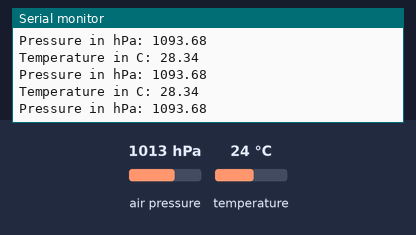
This sketch was run on a simulated Arduino Uno, built with avr-gcc and run on an emulated ATmega328P. On the bench: the last lines printed to the serial monitor. Wiring (inferred from the names in the program): BMP280 pressure sensor at I2C address 0x76. The test bench sets the inputs (shaded band); at power-on: temperature 24 °C, air pressure 1013 hPa.

Above: at 0.8 s.
0.9 s: temperature set to 41 °C
At 1.4 s:
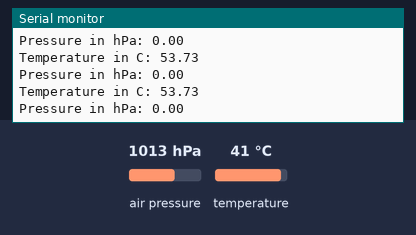
3.9 s: temperature set to 28 °C
At 4.7 s:
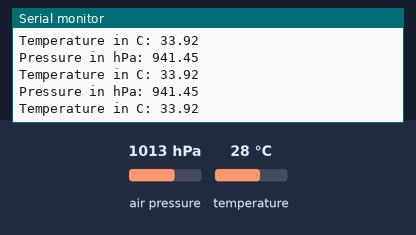
6.9 s: temperature set to 12 °C
At 7.8 s:
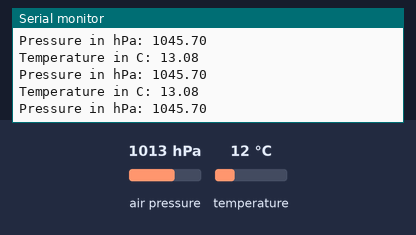
9.9 s: air pressure set to 952 hPa
At 10.4 s:
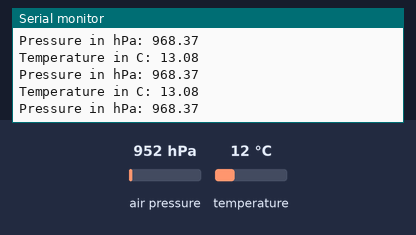
12.9 s: temperature set to 0 °C
At 14.0 s:
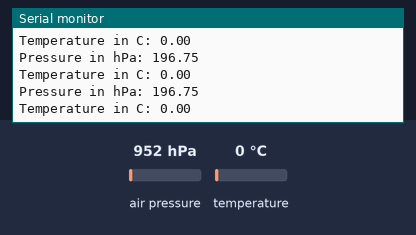
15.9 s: temperature set to 19 °C
At 16.5 s:
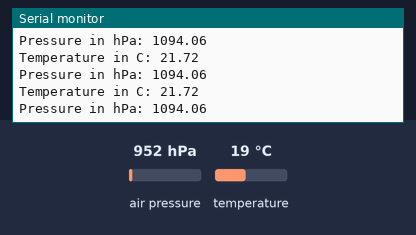
Timing chart, 0 to 18.9 s (numbered marks = the images above; inputs shaded):
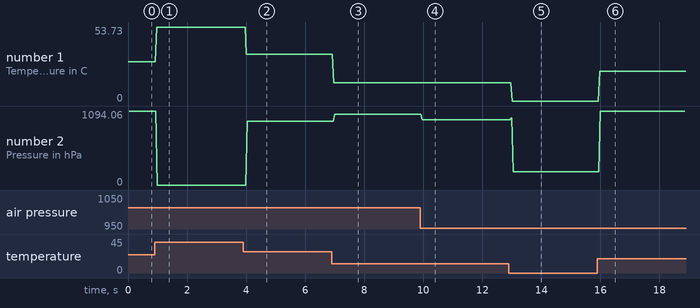

The sketch:

assignment2-bmp280.ino
```cpp
#include "bmp280.hpp"
#include "AvrI2cBus.hpp"
#include "i2c.h"
#include <avr/io.h>

int main(void) {
  Serial.begin(9600);
  i2c_master_init();
  Serial.println("Ok");

  bmp280::platform::AvrI2cBus i2cBus(bmp280::Bmp280::kDefaultAddress);
  bmp280::Bmp280 bmp280(i2cBus);

  bmp280.reset();

  uint8_t myId = bmp280.getId();
  Serial.println(myId, HEX);
  bmp280.config();
  bmp280.getCalibration();

  while(1) {
    uint32_t rawTemp = bmp280.getTemp();
    float temp = bmp280.convertTemp(rawTemp);
    temp /= 100;

    Serial.print("Temperature in C: ");
    Serial.println(temp);

    uint32_t rawPress = bmp280.getPress();
    float press = bmp280.convertPress(rawPress);
    press /= 100;

    Serial.print("Pressure in hPa: ");
    Serial.println(press);
  }
}
```

AvrI2cBus.cpp
```cpp
#include "AvrI2cBus.hpp"

#include "i2c.h"

namespace bmp280::platform {

AvrI2cBus::AvrI2cBus(uint8_t address) : address_(address) {}

bool AvrI2cBus::read(uint8_t reg, uint8_t* data, int len)
{
    // Same two transactions the original code did by hand: set the
    // register pointer, then read `len` bytes from it.
    uint8_t r = reg;
    i2c_write(address_, &r, 1);
    i2c_read(address_, data, static_cast<uint8_t>(len));
    return true; // i2c_write()/i2c_read() have no failure return of their own
}

bool AvrI2cBus::write(uint8_t reg, const uint8_t* data, int len)
{
    // i2c_write() is a single transaction: [start][addr][bytes...][stop].
    // To write a register we need reg + payload in that SAME transaction
    // (that's what the original {bmp280_rst_reg, 0xB6}-style arrays did),
    // so combine them into one buffer before handing it to i2c_write().
    if (len > kMaxWriteLen) {
        return false;
    }

    uint8_t buf[1 + kMaxWriteLen];
    buf[0] = reg;
    for (int i = 0; i < len; ++i) {
        buf[i + 1] = data[i];
    }

    i2c_write(address_, buf, static_cast<uint8_t>(len + 1));
    return true;
}

} // namespace bmp280::platform
```

AvrI2cBus.hpp
```cpp
#pragma once

#include "bus.hpp"
#include <avr/io.h>

namespace bmp280::platform {

/// AVR TWI implementation of Bus, built on i2c.h (Hugo Arends, HAN).
///
/// This is the ONLY file in the whole driver that knows i2c.h exists.
/// Porting bmp280:: to a different MCU means writing one of these against
/// that MCU's I2C driver — nothing under include/bmp280 or src/ changes.
class AvrI2cBus : public bmp280::Bus {
public:
    /// `address` is the 7-bit I2C address (see Bmp280::kDefaultAddress).
    explicit AvrI2cBus(uint8_t address);

    bool read(uint8_t reg, uint8_t* data, int len);
    bool write(uint8_t reg, const uint8_t* data, int len);

private:
    // Largest single register write this driver ever issues (ctrl_meas,
    // reset are both 1 byte). Bump if a future write needs more.
    static constexpr int kMaxWriteLen = 8;

    uint8_t address_;
};

} // namespace bmp280::platform
```

bmp280.cpp
```cpp
#include "bmp280.hpp"
#include <avr/io.h>

namespace bmp280 {

namespace {
constexpr uint8_t kChipIdReg   = 0xD0;
constexpr uint8_t kRstReg      = 0xE0;
constexpr uint8_t kPressReg    = 0xF7;
constexpr uint8_t kCtrlMeasReg = 0xF4;
constexpr uint8_t kTempReg     = 0xFA;
constexpr uint8_t kCalibReg    = 0x88;
} // namespace

uint8_t Bmp280::getId()
{
    uint8_t buf[1];

    // bus_.read() sets the register pointer and reads the chip ID
    // (normally 0x58) in one call.
    bus_.read(kChipIdReg, buf, 1);

    return buf[0];
}

void Bmp280::reset()
{
    const uint8_t value = 0xB6;
    bus_.write(kRstReg, &value, 1);
}

// set to normal mode to ensure continuous data acquisition
void Bmp280::config()
{
    // ctrl_meas: temperature x1, pressure x1, normal mode.
    // Setting only mode (0x03) leaves both oversampling fields at 0 (skipped),
    // so the measurement registers remain at their reset value, 0x80000.
    const uint8_t ctrl_meas = 0b00100111;
    bus_.write(kCtrlMeasReg, &ctrl_meas, 1);
}

uint32_t Bmp280::getPress()
{
    uint8_t buf[3];
    bus_.read(kPressReg, buf, 3);

    // Registers F7..F9 contain a left-aligned 20-bit ADC value.
    return ((uint32_t)buf[0] << 12) |
           ((uint32_t)buf[1] << 4) |
           (buf[2] >> 4);
}

uint32_t Bmp280::getTemp()
{
    uint8_t buf[3];
    bus_.read(kTempReg, buf, 3);

    // Registers FA..FC contain a left-aligned 20-bit ADC value.
    return ((uint32_t)buf[0] << 12) |
           ((uint32_t)buf[1] << 4) |
           (buf[2] >> 4);
}

void Bmp280::getCalibration()
{
    uint8_t buf[24];
    bus_.read(kCalibReg, buf, 24);

    dig_T1 = (uint16_t)(buf[1] << 8 | buf[0]);
    dig_T2 = (uint16_t)(buf[3] << 8 | buf[2]);
    dig_T3 = (uint16_t)(buf[5] << 8 | buf[4]);

    dig_P1 = (uint16_t)(buf[7] << 8 | buf[6]);
    dig_P2 = (int16_t)(buf[9] << 8 | buf[8]);
    dig_P3 = (int16_t)(buf[11] << 8 | buf[10]);
    dig_P4 = (int16_t)(buf[13] << 8 | buf[12]);
    dig_P5 = (int16_t)(buf[15] << 8 | buf[14]);
    dig_P6 = (int16_t)(buf[17] << 8 | buf[16]);
    dig_P7 = (int16_t)(buf[19] << 8 | buf[18]);
    dig_P8 = (int16_t)(buf[21] << 8 | buf[20]);
    dig_P9 = (int16_t)(buf[23] << 8 | buf[22]);
}

int Bmp280::convertTemp(uint32_t adc_T)
{
    int32_t var1, var2;

    var1 = (((int32_t)((adc_T >> 3) - ((int32_t)dig_T1 << 1))) * ((int32_t)dig_T2)) >> 11;
    var2 = (((((int32_t)(adc_T >> 4) - ((int32_t)dig_T1)) *
              ((int32_t)(adc_T >> 4) - ((int32_t)dig_T1))) >> 12) *
            ((int32_t)dig_T3)) >> 14;

    t_fine = var1 + var2;

    return (t_fine * 5 + 128) >> 8;
}

float Bmp280::convertPress(uint32_t adc_p)
{
    double var1, var2;

    var1 = ((double)t_fine / 2.0) - 64000.0;
    var2 = var1 * var1 * ((double)dig_P6) / 32768.0;
    var2 = var2 + var1 * ((double)dig_P5) * 2.0;
    var2 = (var2 / 4.0) + (((double)dig_P4) * 65536.0);
    var1 = (((double)dig_P3) * var1 * var1 / 524288.0 +
            ((double)dig_P2) * var1) / 524288.0;
    var1 = (1.0 + var1 / 32768.0) * ((double)dig_P1);

    if (var1 == 0.0) return 0.0f;  // avoid divide-by-zero

    p_fine = 1048576.0 - (double)adc_p;
    p_fine = (p_fine - (var2 / 4096.0)) * 6250.0 / var1;
    var1 = ((double)dig_P9) * p_fine * p_fine / 2147483648.0;
    var2 = p_fine * ((double)dig_P8) / 32768.0;
    p_fine = p_fine + (var1 + var2 + ((double)dig_P7)) / 16.0;

    return p_fine;
}

} // namespace bmp280
```

bmp280.hpp
```cpp
#pragma once

#include "bus.hpp"
#include <avr/io.h>

namespace bmp280 {

/// C++ driver for the Bosch BMP280 pressure/temperature sensor.
///
/// SRP: this class only configures/reads the sensor and runs the
/// compensation maths. Byte transport lives in Bus, so this file has no
/// idea whether it's talking over AVR TWI, an STM32 HAL, or a mock in a
/// test — porting to a new MCU means writing a new Bus, not touching this.
class Bmp280 {
public:
    /// BMP280 default I2C address (SDO pin tied low). 0x77 if SDO is high.
    static constexpr uint8_t kDefaultAddress = 0x76;

    /// Does not touch hardware; call reset()/config() for that.
    explicit Bmp280(Bus& bus) : bus_(bus) {}

    // Non-copyable: holds a reference back to its bus.
    Bmp280(const Bmp280&)            = delete;
    Bmp280& operator=(const Bmp280&) = delete;

    uint8_t getId();
    void reset();

    // Set to normal mode, temperature x1, pressure x1 (continuous acquisition).
    void config();

    // Returns the uncompensated 20-bit ADC value. Calibration data must be
    // applied separately via convertPress()/convertTemp() (see getCalibration()).
    uint32_t getPress();
    uint32_t getTemp();

    float convertPress(uint32_t adc_p);
    int   convertTemp(uint32_t adc_t);

    void getCalibration();

private:
    Bus& bus_;

    uint16_t dig_T1, dig_T2, dig_T3;
    uint16_t dig_P1, dig_P2, dig_P3, dig_P4, dig_P5, dig_P6, dig_P7, dig_P8, dig_P9;
    uint32_t t_fine, p_fine;
};

} // namespace bmp280
```

bus.hpp
```cpp
#pragma once

#include <avr/io.h>

namespace bmp280 {

/// Minimal byte-transport interface the sensor needs (DIP: the driver
/// depends on this abstraction, never on i2c.h/Wire/HAL directly).
/// Implementations: AvrI2cBus (platform/), anything else you port to later.
class Bus {
public:
    virtual ~Bus() = default;

    /// Read `len` bytes starting at register `reg`. Return true on success.
    virtual bool read(uint8_t reg, uint8_t* data, int len) = 0;

    /// Write `len` bytes starting at register `reg`. Return true on success.
    virtual bool write(uint8_t reg, const uint8_t* data, int len) = 0;
};

} // namespace bmp280
```

i2c.cpp
```cpp
// (licence header left out)
 #include "i2c.h"

 #include <avr/io.h>

// -----------------------------------------------------------------------------
// Local type definitions
// -----------------------------------------------------------------------------

// -----------------------------------------------------------------------------
// Local function prototypes
// -----------------------------------------------------------------------------

// -----------------------------------------------------------------------------
// Local variables
// -----------------------------------------------------------------------------

// -----------------------------------------------------------------------------
// Local function implementation
// -----------------------------------------------------------------------------

/**
 * @brief Initializes the I2C master interface.
 *
 * Configures the SDA and SCL pins as outputs, enables pull-up resistors,
 * and sets the SCL bit rate to 100kHz based on the CPU frequency.
 */
void i2c_master_init(void)
{
  // TWI needs released (input) pins; it drives only the LOW level itself.
  DDRC &= ~((1<<DDC4) | (1<<DDC5));

  // Enable pullups
  PORTC |= (1<<DDC4) | (1<<DDC5);

  // Calculate TWBR value, see datasheet:
  // SCL_frequency = F_CPU / (16 + 2(TWBR) * PrescalerValue)
  //
  // Rewritten:
  // TWBR = ((F_CPU / SCL_frequency) - 16) / (2*PrescalerValue)
  //
  // Use prescaler 1 and set SCL bit rate to 100 kHz.
  TWSR &= ~((1<<TWPS1) | (1<<TWPS0));
  TWBR = ((F_CPU / 100000) - 16) / (2 * 1);
}

/**
 * @brief Writes data to an I2C slave device.
 *
 * Generates a start condition, sends the slave address with write bit,
 * writes the specified number of bytes from the provided buffer, and
 * generates a stop condition.
 *
 * @param dev_address 7-bit I2C slave device address.
 * @param p Pointer to the data buffer to be written.
 * @param len Number of bytes to write.
 */
void i2c_write(const uint8_t dev_address, uint8_t *p, const uint8_t len)
{
  // Generate start condition
  TWCR = (1<<TWEN) | (1<<TWINT) | (1<<TWSTA);
  loop_until_bit_is_set(TWCR, TWINT);

  // Send slave address + W
  TWDR = (dev_address<<1);
  TWCR = (1<<TWEN) | (1<<TWINT);
  loop_until_bit_is_set(TWCR, TWINT);

  // Write the data
  for(uint8_t i=0; i<len; ++i)
  {
    TWDR = p[i];
    TWCR = (1<<TWEN) | (1<<TWINT);
    loop_until_bit_is_set(TWCR, TWINT);
  }

  // Stop condition
  TWCR = (1<<TWEN) | (1<<TWINT) | (1<<TWSTO);
}

/**
 * @brief Reads data from an I2C slave device.
 *
 * Generates a start condition, sends the slave address with read bit,
 * reads the specified number of bytes into the provided buffer, and
 * generates a stop condition.
 *
 * @param dev_address 7-bit I2C slave device address.
 * @param p Pointer to the buffer where read data will be stored.
 * @param len Number of bytes to read.
 */
void i2c_read(const uint8_t dev_address, uint8_t *p, const uint8_t len)
{
  // Generate start condition
  TWCR = (1<<TWEN) | (1<<TWINT) | (1<<TWSTA);
  loop_until_bit_is_set(TWCR, TWINT);

  // Send the slave address + R
  TWDR = (dev_address<<1) | 0x01;
  TWCR = (1<<TWEN) | (1<<TWINT);
  loop_until_bit_is_set(TWCR, TWINT);

  // Read the data
  for(uint8_t i=0; i<len; ++i)
  {
    // ACK every byte except the last one, which must be NACKed.
    TWCR = (1<<TWEN) | (1<<TWINT);
    if (i + 1 < len)
      TWCR |= (1<<TWEA);
    loop_until_bit_is_set(TWCR, TWINT);
    p[i] = TWDR;
  }

  // Stop condition
  TWCR = (1<<TWEN) | (1<<TWINT) | (1<<TWSTO);
}
```

i2c.h
```cpp
// (licence header left out)
#ifndef I2C_H
#define I2C_H

#include <avr/io.h>

// -----------------------------------------------------------------------------
// Type definitions
// -----------------------------------------------------------------------------

// -----------------------------------------------------------------------------
// Function prototypes
// -----------------------------------------------------------------------------
void i2c_master_init(void);
void i2c_write(const uint8_t dev_address, uint8_t *p, const uint8_t len);
void i2c_read(const uint8_t dev_address, uint8_t *p, const uint8_t len);

#endif // I2C_H
```

Measured:
- after the input at 0.9 s, the serial monitor: prints a new line after 0.07 s (image 1)
- after the input at 3.9 s, the serial monitor: prints a new line after 0.11 s (image 2)
- after the input at 6.9 s, the serial monitor: prints a new line after 0.08 s (image 3)
- after the input at 9.9 s, the serial monitor: prints a new line after 0.07 s (image 4)
- after the input at 12.9 s, the serial monitor: prints a new line after 0.09 s (image 5)
- after the input at 15.9 s, the serial monitor: prints a new line after 0.07 s (image 6)
- plotted number 1: 28.34 → 53.73 after the input at 0.9 s, 53.73 → 33.92 after the input at 3.9 s, 33.92 → 13.08 after the input at 6.9 s, 13.08 → 0 after the input at 12.9 s, 0 → 21.72 after the input at 15.9 s
- plotted number 2: 1093.68 → 0 after the input at 0.9 s, 0 → 941.45 after the input at 3.9 s, 941.45 → 1045.7 after the input at 6.9 s, 1045.7 → 968.37 after the input at 9.9 s, 968.37 → 196.75 after the input at 12.9 s
